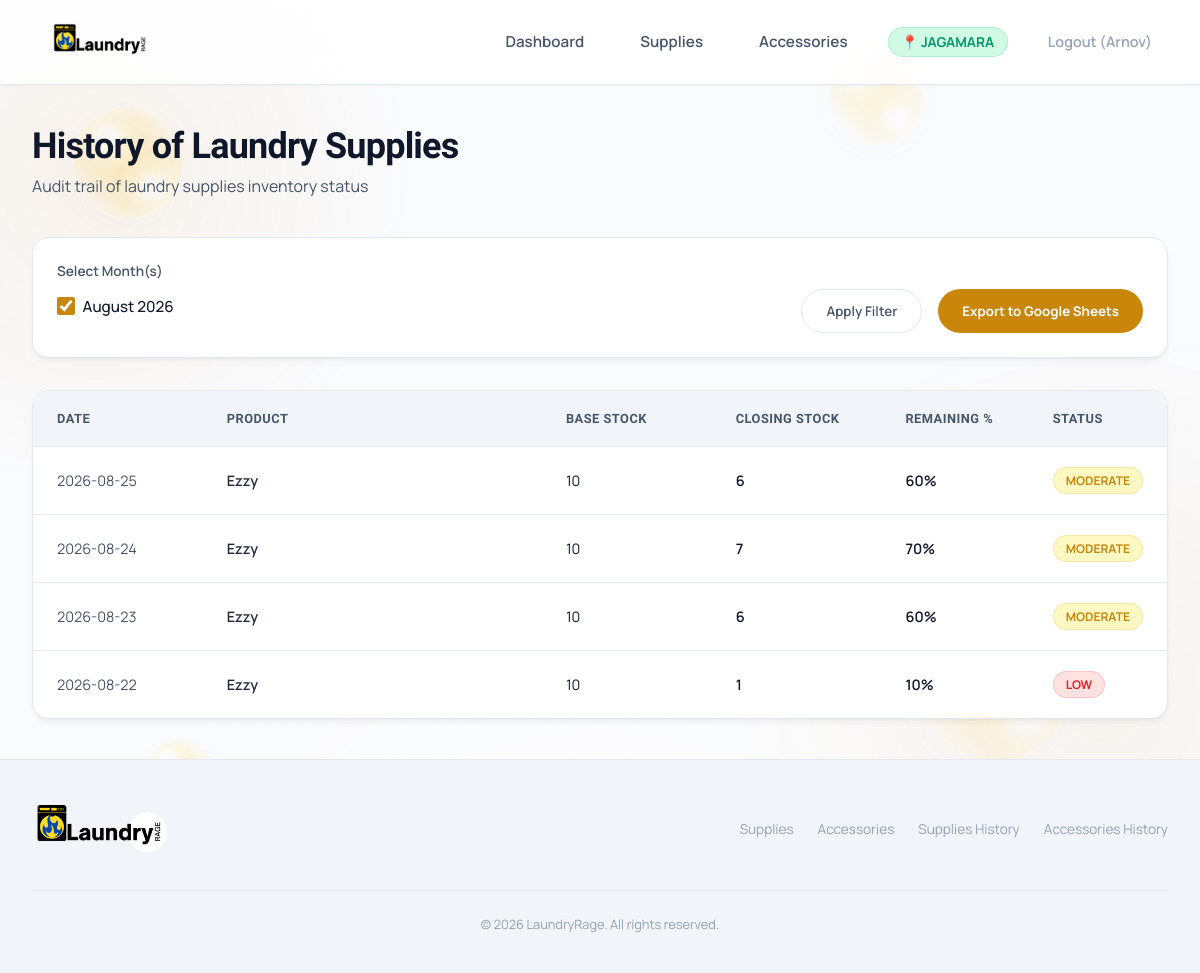
/history/laundry-supplies/ (signed in), run on an earlier commit of the app's database.
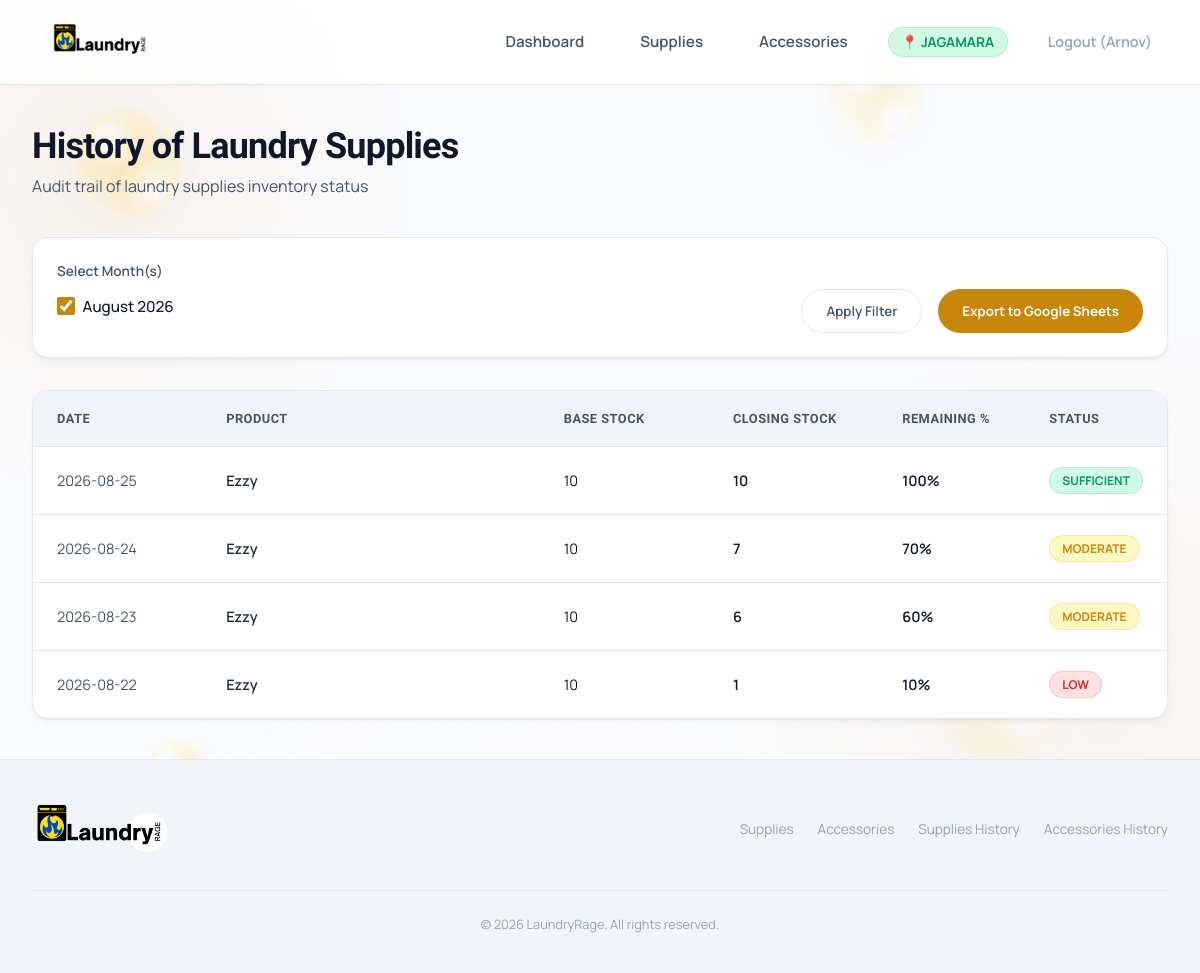
And on a later commit of the database.
### inventory/models.py (models this page shows, shortened)
class Product(models.Model):
    CATEGORY_CHOICES = [
        ('Laundry Supplies', 'Laundry Supplies'),
        ('Accessories', 'Accessories'),
    ]
    name = models.CharField(max_length=255)
    category = models.CharField(max_length=50, choices=CATEGORY_CHOICES)
    unit = models.CharField(max_length=50, help_text="e.g., L, bottles, pcs")
    cost = models.DecimalField(max_digits=10, decimal_places=2, null=True, blank=True)
    supplier = models.CharField(max_length=255)
    product_size = models.CharField(max_length=50, blank=True, default='', help_text="e.g., 750 ml, 1 L, 500 g")
    image = models.ImageField(upload_to='products/', blank=True, null=True, verbose_name='Product Image')
    is_active = models.BooleanField(default=True, help_text="Soft-deletion state")

class DailyInventory(models.Model):
    branch = models.ForeignKey(Branch, on_delete=models.CASCADE, related_name='daily_inventories', null=True, blank=True)
    product = models.ForeignKey(Product, on_delete=models.CASCADE, related_name='daily_inventories')
    date = models.DateField()
    base_stock = models.DecimalField(max_digits=10, decimal_places=2, default=Decimal('0.00'))
    closing_stock = models.DecimalField(max_digits=10, decimal_places=2, default=Decimal('0.00'))
    created_at = models.DateTimeField(auto_now_add=True)
    updated_at = models.DateTimeField(auto_now=True)
    class Meta:
        unique_together = ('branch', 'product', 'date')
        verbose_name_plural = "Daily Inventories"
    @property
    def remaining_percentage(self):
        if self.base_stock <= 0:
            return None
        return (self.closing_stock / self.base_stock) * 100

### inventory/views.py (the view)
# urls.py: path('history/laundry-supplies/', views.supplies_history_view, name='history_laundry_supplies'),
def supplies_history_view(request):
    return _history_view(
        request,
        category='Laundry Supplies',
        export_category='supplies',
        title='History of Laundry Supplies',
        template_name='history/laundry_supplies.html',
        is_supplies=True,
    )

### inventory/context_processors.py (called while the page is built)
def branch_context(request):
    from .models import Branch
    return {
        'all_branches': Branch.objects.filter(active=True)
    }

### templates/history/laundry_supplies.html (shortened to what the changed rows need)
{% extends 'base.html' %}
{% block content %}
<div class="page-title-area">
    <div>
        <h1>History of Laundry Supplies</h1>
    </div>
</div>
<div class="history-table-card">
    <div class="table-responsive">
        <table class="table-history">
            <thead>
                <tr>
                    <th id="th-date" style="width: 15%;">Date</th>
                    <th id="th-product" style="width: 30%;">Product</th>
                    <th id="th-base" style="width: 15%;">Base Stock</th>
                    <th id="th-closing" style="width: 15%;">Closing Stock</th>
                    <th id="th-percentage" style="width: 13%;">Remaining %</th>
                    <th id="th-status" style="width: 12%;">Status</th>
                </tr>
            </thead>
            <tbody>
                {% if rows %}
                    {% for row in rows %}
                    <tr class="history-row" data-product-id="{{ row.product.id }}">
                        <td class="history-date">{{ row.date|date:"Y-m-d" }}</td>
                        <td class="history-product-cell">
                            <a href="{% url 'inventory:product_history_detail' row.product.id %}?date={{ row.date|date:'Y-m-d' }}" style="color: var(--accent-dark); font-weight: 600; text-decoration: none; transition: var(--transition-smooth);" class="product-drilldown-link">
                                {{ row.product.name }}
                            </a>
                        </td>
                        <td>
                            {% if row.base_stock > 0 %}
                                {{ row.base_stock|floatformat:"0" }}
                            {% else %}
                                —
                            {% endif %}
                        </td>
                        <td style="font-weight: 600; color: var(--text-primary);">
                            {{ row.closing_stock|floatformat:"0" }}
                        </td>
                        <td style="font-weight: 600;">
                            {% if row.remaining_percentage is not None %}
                                {{ row.remaining_percentage|floatformat:"0" }}%
                            {% else %}
                                —
                            {% endif %}
                        </td>
                        <td>
                            <span class="status-badge {% if row.status == 'RED' %}status-red{% elif row.status == 'YELLOW' %}status-yellow{% elif row.status == 'GREEN' %}status-green{% else %}status-gray{% endif %}">
                                {% if row.status == 'RED' %}
                                    LOW
                                {% elif row.status == 'YELLOW' %}
                                    MODERATE
                                {% elif row.status == 'GREEN' %}
                                    SUFFICIENT
                                {% else %}
                                    NO BASE
                                {% endif %}
                            </span>
                        </td>
                    </tr>
                    {% endfor %}
                {% else %}
                    <tr>
                        <td colspan="6" style="text-align: center; color: var(--text-muted); padding: 3rem;">
                            No history logs available for laundry supplies.
                        </td>
                    </tr>
                {% endif %}
            </tbody>
        </table>
    </div>
</div>
{% endblock %}

What changed in the data, as far as the page shows it:
changed through a linked row, Product "Ezzy": closing_stock "6" → "10"; remaining_percentage "60" → "100"; text "MODERATE" → "SUFFICIENT"
